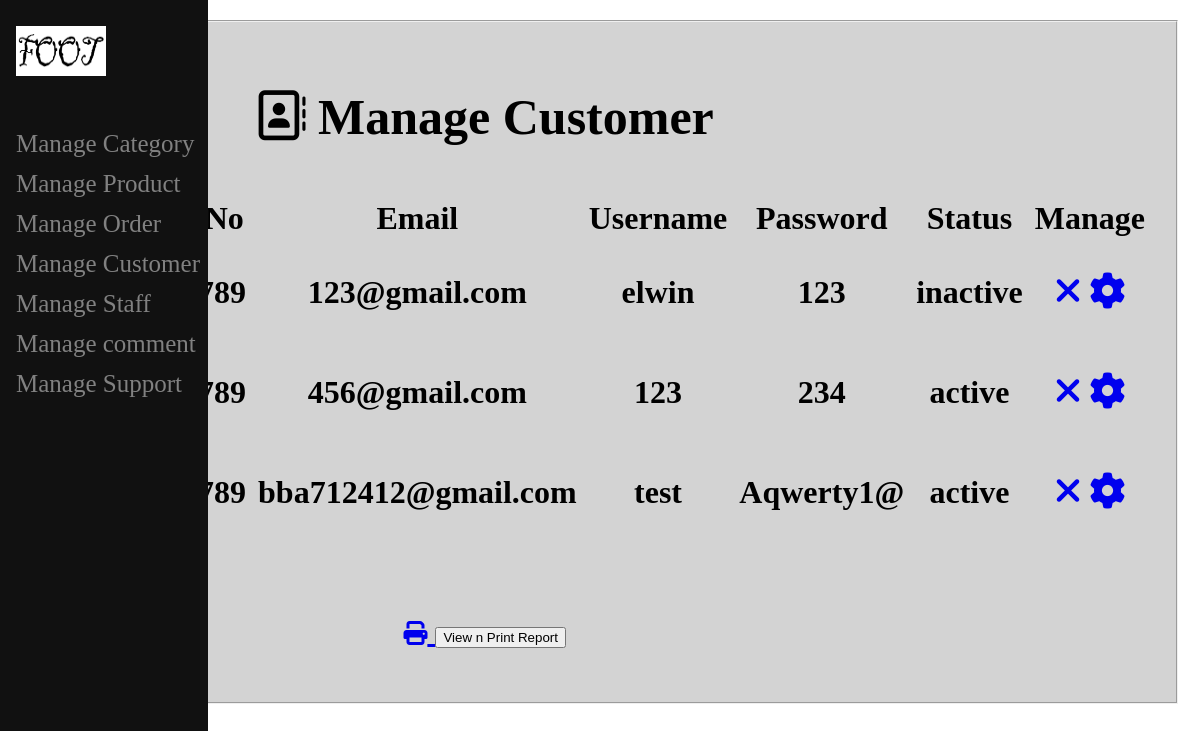
Page /test.php on the committed database.
### tables this page shows
CREATE TABLE `user` (
  `user_id` int(100) NOT NULL,
  `full_name` varchar(50) NOT NULL,
  `contact_no` varchar(14) NOT NULL,
  `email_address` varchar(30) NOT NULL,
  `username` varchar(30) NOT NULL,
  `userpassword` varchar(30) NOT NULL,
  `confirm_password` varchar(30) NOT NULL,
  `image` varchar(100) NOT NULL,
  `status` varchar(10) NOT NULL
);

### test.php (the view, shortened to what this page needs)
<?php
    include 'conn.php';
?>
<!DOCTYPE html>
<html lang="en">
<head>
</head>
<body>
<div class="side">
<div class="sidenav">
        <a href="admindashboard.php"><img src="image/foot.png" alt="Shop Logo" width="10px" height="10px"></a><br><br>
        <a href="#">Manage Category</a>
        <a href="admin_product.php">Manage Product</a>
        <a href="admin_history.php">Manage Order</a>
        <a href="adminhomepage.php">Manage Customer</a>
        <a href="#">Manage Staff </a>
        <a href="managecomment.php">Manage comment </a>
        <a href="managecontactus.php">Manage Support</a>
</div>
</div>
<div class="main">
<div class="middle">
    <fieldset>
    <?php
        $sql = "select * from user";
        $result = mysqli_query($conn,$sql);
        ?>
      <h1><i class="fa fa-address-book-o" style="font-size:50px"></i><b style="font-size: 50px;"> Manage Customer</b></h1>
      <table border="0px">
        <tr>
          <th>Name</th>
          <th>Contact No</th>
          <th>Email</th>
          <th>Username</th>
          <th>Password</th>
          <th>Status</th>
          <th>Manage</th>
        </tr>
        <?php
        while($row = mysqli_fetch_array($result))
        {
            ?>
        <tr>
          <th><?php echo $row["full_name"];	?></th>
          <th><?php echo $row["contact_no"];?></th>
          <th><?php echo $row["email_address"];?></th>
          <th><?php echo $row["username"];?></th>
          <th><?php echo $row["userpassword"];?></th>
          <th><?php echo $row["status"];?></th>
          <th><a href="deletemanageuser.php?user_id=<?php echo $row['user_id']; ?>"><i class="fa fa-close" style="font-size:36px"></i></a>
            <a href="editmanageuser.php?email=<?php echo $row['email_address'];?>" alt="update"><i class="fa fa-cog" style="font-size:36px"></i></a>
            </th>
        </tr>
            <?php
        }
		?>
      </table>
<p>
        <br>
      <span class="left" ><a href="reportuser.php" alt="insert"> <i class='fas fa-print' style='font-size:24px'></i> <input type="button" value="View n Print Report"></span></p>
    </fieldset>
  </div>
</div>
</body>
</html>

### test.php (style rules this page uses)
.sidenav { height: 100%; flex: 30%; position: fixed; z-index: 1; top: 0; left: 0; background-color: #111; overflow-x: hidden; padding-top: 20px; }
.main { flex: 0 0 70%; background-color: white; padding: 20px; height: 100%; float: right; text-align: center; position: absolute; top: 0; right: 0; font-size: 2em; }
.sidenav a { padding: 6px 8px 6px 16px; text-decoration: none; font-size: 25px; color: #818181; display: block; }
.sidenav img { height: 50px; width: 90px; }
th { padding: 5px; }
fieldset { background-color: lightgrey; }

### rows in the picture
user: email_address "123@gmail.com", username "elwin", userpassword "123", status "inactive"
user: email_address "456@gmail.com", username "123", userpassword "234", status "active"
user: email_address "bba712412@gmail.com", username "test", userpassword "Aqwerty1@", status "active"
